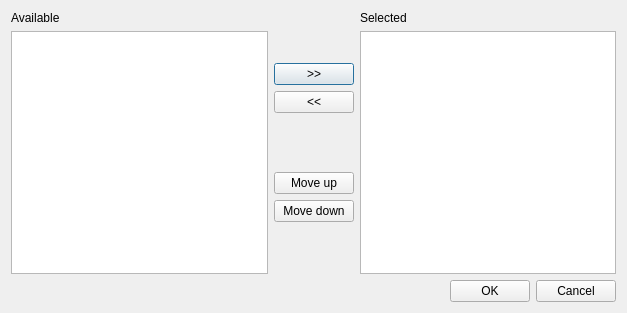
<?xml version="1.0" encoding="UTF-8"?>
<ui version="4.0">
 <class>ChoiceListDialog</class>
 <widget class="QDialog" name="ChoiceListDialog">
  <property name="windowModality">
   <enum>Qt::ApplicationModal</enum>
  </property>
  <property name="geometry">
   <rect>
    <x>0</x>
    <y>0</y>
    <width>627</width>
    <height>313</height>
   </rect>
  </property>
  <property name="sizePolicy">
   <sizepolicy hsizetype="Fixed" vsizetype="Fixed">
    <horstretch>0</horstretch>
    <verstretch>0</verstretch>
   </sizepolicy>
  </property>
  <property name="contextMenuPolicy">
   <enum>Qt::NoContextMenu</enum>
  </property>
  <property name="windowTitle">
   <string>Dialog</string>
  </property>
  <property name="locale">
   <locale language="English" country="UnitedStates"/>
  </property>
  <property name="modal">
   <bool>true</bool>
  </property>
  <layout class="QHBoxLayout" name="horizontalLayout_2">
   <item>
    <layout class="QVBoxLayout" name="verticalLayout">
     <property name="spacing">
      <number>6</number>
     </property>
     <property name="leftMargin">
      <number>0</number>
     </property>
     <property name="topMargin">
      <number>0</number>
     </property>
     <property name="rightMargin">
      <number>0</number>
     </property>
     <property name="bottomMargin">
      <number>0</number>
     </property>
     <item>
      <layout class="QHBoxLayout" name="horizontalLayout_3">
       <item>
        <layout class="QVBoxLayout" name="verticalLayout_3">
         <item>
          <widget class="QLabel" name="LAvailableList">
           <property name="text">
            <string>Available</string>
           </property>
          </widget>
         </item>
         <item>
          <widget class="Util::QSortingListWidget" name="LWAvailable">
           <property name="editTriggers">
            <set>QAbstractItemView::NoEditTriggers</set>
           </property>
           <property name="dragEnabled">
            <bool>true</bool>
           </property>
           <property name="dragDropMode">
            <enum>QAbstractItemView::DragDrop</enum>
           </property>
           <property name="defaultDropAction">
            <enum>Qt::MoveAction</enum>
           </property>
           <property name="selectionMode">
            <enum>QAbstractItemView::ExtendedSelection</enum>
           </property>
           <property name="sortingEnabled">
            <bool>true</bool>
           </property>
          </widget>
         </item>
        </layout>
       </item>
       <item>
        <layout class="QVBoxLayout" name="verticalLayout_2">
         <item>
          <spacer name="verticalSpacer_3">
           <property name="orientation">
            <enum>Qt::Vertical</enum>
           </property>
           <property name="sizeHint" stdset="0">
            <size>
             <width>20</width>
             <height>40</height>
            </size>
           </property>
          </spacer>
         </item>
         <item>
          <widget class="QPushButton" name="BAdd">
           <property name="text">
            <string>&gt;&gt;</string>
           </property>
          </widget>
         </item>
         <item>
          <widget class="QPushButton" name="BRemove">
           <property name="text">
            <string>&lt;&lt;</string>
           </property>
          </widget>
         </item>
         <item>
          <spacer name="verticalSpacer_4">
           <property name="orientation">
            <enum>Qt::Vertical</enum>
           </property>
           <property name="sizeHint" stdset="0">
            <size>
             <width>20</width>
             <height>40</height>
            </size>
           </property>
          </spacer>
         </item>
         <item>
          <widget class="QPushButton" name="BUp">
           <property name="text">
            <string>Move up</string>
           </property>
          </widget>
         </item>
         <item>
          <widget class="QPushButton" name="BDown">
           <property name="text">
            <string>Move down</string>
           </property>
          </widget>
         </item>
         <item>
          <spacer name="verticalSpacer_2">
           <property name="orientation">
            <enum>Qt::Vertical</enum>
           </property>
           <property name="sizeHint" stdset="0">
            <size>
             <width>20</width>
             <height>40</height>
            </size>
           </property>
          </spacer>
         </item>
        </layout>
       </item>
       <item>
        <layout class="QVBoxLayout" name="verticalLayout_4">
         <item>
          <widget class="QLabel" name="LSelectedList">
           <property name="text">
            <string>Selected</string>
           </property>
          </widget>
         </item>
         <item>
          <widget class="QListWidget" name="LWSelected">
           <property name="editTriggers">
            <set>QAbstractItemView::NoEditTriggers</set>
           </property>
           <property name="dragEnabled">
            <bool>true</bool>
           </property>
           <property name="dragDropMode">
            <enum>QAbstractItemView::DragDrop</enum>
           </property>
           <property name="defaultDropAction">
            <enum>Qt::MoveAction</enum>
           </property>
           <property name="selectionMode">
            <enum>QAbstractItemView::ExtendedSelection</enum>
           </property>
          </widget>
         </item>
        </layout>
       </item>
      </layout>
     </item>
     <item>
      <layout class="QHBoxLayout" name="horizontalLayout">
       <item>
        <spacer name="horizontalSpacer">
         <property name="orientation">
          <enum>Qt::Horizontal</enum>
         </property>
         <property name="sizeHint" stdset="0">
          <size>
           <width>40</width>
           <height>20</height>
          </size>
         </property>
        </spacer>
       </item>
       <item>
        <widget class="QPushButton" name="okButton">
         <property name="text">
          <string>OK</string>
         </property>
        </widget>
       </item>
       <item>
        <widget class="QPushButton" name="cancelButton">
         <property name="sizePolicy">
          <sizepolicy hsizetype="Fixed" vsizetype="Fixed">
           <horstretch>0</horstretch>
           <verstretch>0</verstretch>
          </sizepolicy>
         </property>
         <property name="minimumSize">
          <size>
           <width>0</width>
           <height>0</height>
          </size>
         </property>
         <property name="text">
          <string>Cancel</string>
         </property>
         <property name="iconSize">
          <size>
           <width>16</width>
           <height>16</height>
          </size>
         </property>
         <property name="flat">
          <bool>false</bool>
         </property>
        </widget>
       </item>
      </layout>
     </item>
    </layout>
   </item>
  </layout>
 </widget>
 <customwidgets>
  <customwidget>
   <class>Util::QSortingListWidget</class>
   <extends>QListWidget</extends>
   <header>QtUtil.h</header>
  </customwidget>
 </customwidgets>
 <tabstops>
  <tabstop>LWAvailable</tabstop>
  <tabstop>BAdd</tabstop>
  <tabstop>BRemove</tabstop>
  <tabstop>BUp</tabstop>
  <tabstop>BDown</tabstop>
  <tabstop>LWSelected</tabstop>
  <tabstop>okButton</tabstop>
  <tabstop>cancelButton</tabstop>
 </tabstops>
 <resources>
  <include location="DynExpManager.qrc"/>
 </resources>
 <connections>
  <connection>
   <sender>cancelButton</sender>
   <signal>clicked()</signal>
   <receiver>ChoiceListDialog</receiver>
   <slot>reject()</slot>
   <hints>
    <hint type="sourcelabel">
     <x>330</x>
     <y>66</y>
    </hint>
    <hint type="destinationlabel">
     <x>197</x>
     <y>125</y>
    </hint>
   </hints>
  </connection>
  <connection>
   <sender>okButton</sender>
   <signal>clicked()</signal>
   <receiver>ChoiceListDialog</receiver>
   <slot>accept()</slot>
   <hints>
    <hint type="sourcelabel">
     <x>284</x>
     <y>153</y>
    </hint>
    <hint type="destinationlabel">
     <x>206</x>
     <y>87</y>
    </hint>
   </hints>
  </connection>
  <connection>
   <sender>BAdd</sender>
   <signal>clicked()</signal>
   <receiver>ChoiceListDialog</receiver>
   <slot>OnAddItemClicked()</slot>
   <hints>
    <hint type="sourcelabel">
     <x>313</x>
     <y>72</y>
    </hint>
    <hint type="destinationlabel">
     <x>313</x>
     <y>156</y>
    </hint>
   </hints>
  </connection>
  <connection>
   <sender>BRemove</sender>
   <signal>clicked()</signal>
   <receiver>ChoiceListDialog</receiver>
   <slot>OnRemoveItemClicked()</slot>
   <hints>
    <hint type="sourcelabel">
     <x>313</x>
     <y>101</y>
    </hint>
    <hint type="destinationlabel">
     <x>313</x>
     <y>156</y>
    </hint>
   </hints>
  </connection>
  <connection>
   <sender>BUp</sender>
   <signal>clicked()</signal>
   <receiver>ChoiceListDialog</receiver>
   <slot>OnMoveItemUpClicked()</slot>
   <hints>
    <hint type="sourcelabel">
     <x>313</x>
     <y>180</y>
    </hint>
    <hint type="destinationlabel">
     <x>313</x>
     <y>156</y>
    </hint>
   </hints>
  </connection>
  <connection>
   <sender>BDown</sender>
   <signal>clicked()</signal>
   <receiver>ChoiceListDialog</receiver>
   <slot>OnMoveItemDownClicked()</slot>
   <hints>
    <hint type="sourcelabel">
     <x>313</x>
     <y>209</y>
    </hint>
    <hint type="destinationlabel">
     <x>313</x>
     <y>156</y>
    </hint>
   </hints>
  </connection>
 </connections>
 <slots>
  <slot>OnAddItemClicked()</slot>
  <slot>OnRemoveItemClicked()</slot>
  <slot>OnMoveItemUpClicked()</slot>
  <slot>OnMoveItemDownClicked()</slot>
 </slots>
</ui>
